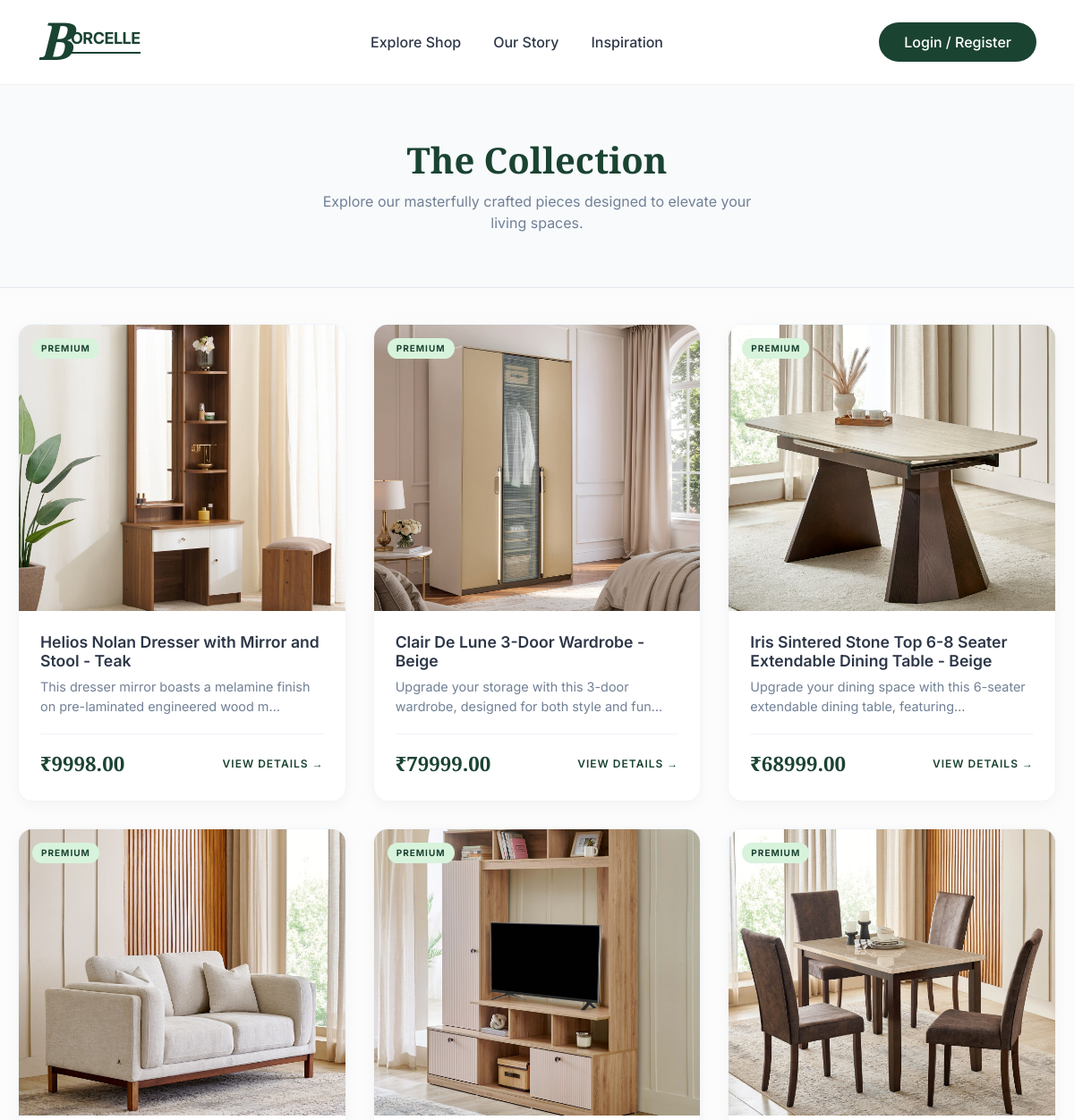
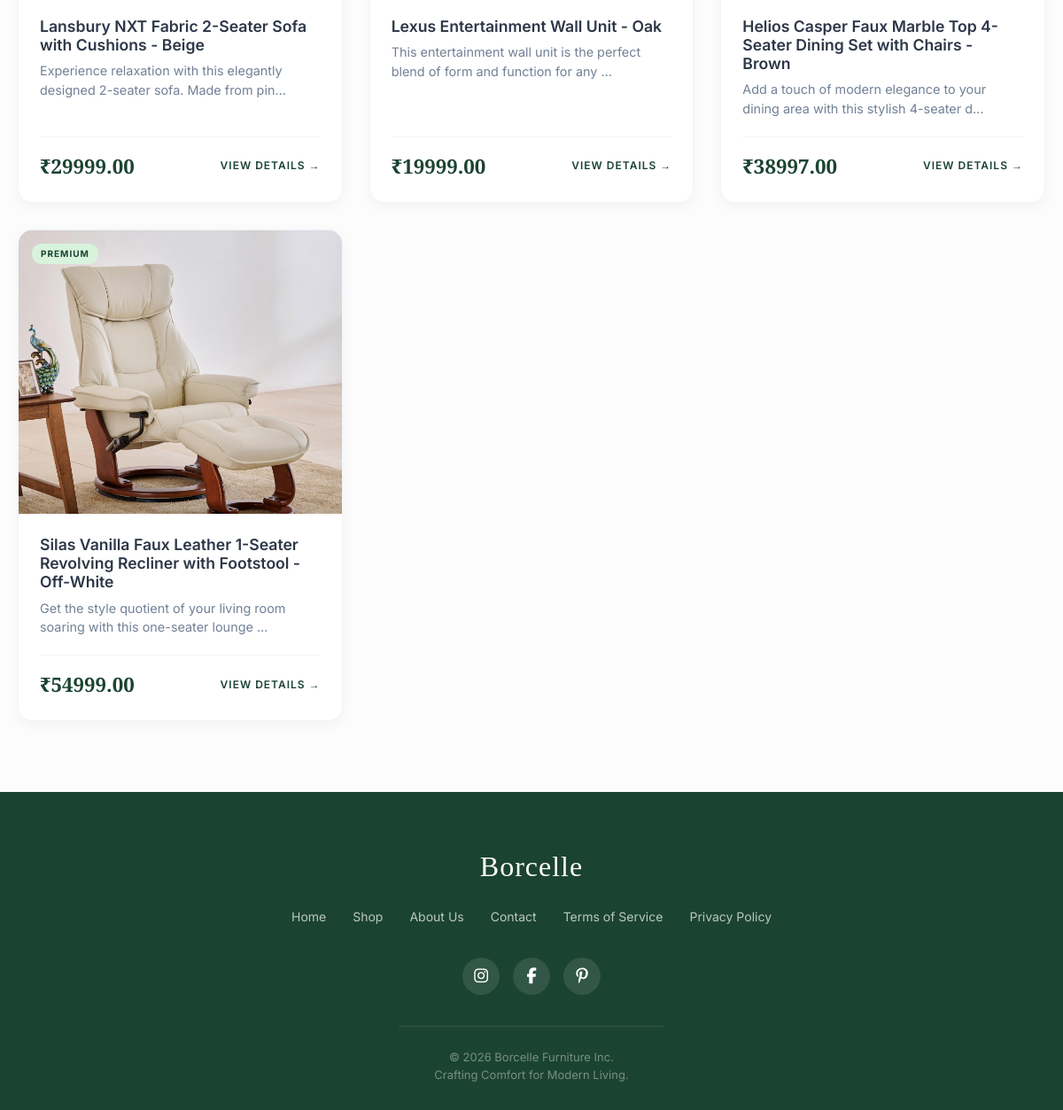
Screenshot of /guestproducts/ with the database file from the repository (2 pictures, top to bottom).
### adminApp/models.py (models this page shows)
class Product(models.Model):
    ProductId = models.AutoField(primary_key=True)
    ProductName = models.CharField(max_length=200)
    ProductDescription = models.TextField()
    ProductImage = models.ImageField(upload_to='products/', null=True, blank=True)
    ProductPrice = models.DecimalField(max_digits=10, decimal_places=2)
    stock = models.IntegerField(default=0)
    category = models.ForeignKey(Category, on_delete=models.CASCADE, related_name='products')

### guestApp/views.py (the view)
def productsList(request):
    product_details = Product.objects.all()
    return render(request, 'Guest/products.html', {'product_details': product_details,'action': 'list'})

### templates/Guest/products.html (shortened to what this page needs)
{% extends "guestHeaderFooter.html" %}
{% block content %}
{% if action == 'list' %}
<div class="guest-shop-header">
  <h1>The Collection</h1>
  <p>Explore our masterfully crafted pieces designed to elevate your living spaces.</p>
</div>
{% if product_details %}
<div class="guest-product-grid">
 {% for product in product_details %}
    <a href="{% url 'login' %}" class="g-prod-card" style="text-decoration: none; color: inherit;">
        <div class="g-prod-img">
            <div class="g-prod-badge">Premium</div>
            <img src="{{ product.ProductImage.url }}" alt="{{ product.ProductName }}">
        </div>
        <div class="g-prod-info">
            <h3>{{ product.ProductName }}</h3>
            <p>{{ product.ProductDescription|truncatechars:80 }}</p>
            <div class="g-prod-footer">
                <div class="g-prod-price">₹{{ product.ProductPrice }}</div>
                <div class="g-prod-btn">View Details &rarr;</div>
            </div>
        </div>
    </a>
{% endfor %}
</div>
{% else %}
<div class="empty-state">
  <h3>No products available currently.</h3>
  <p>Please check back later as we update our collection.</p>
</div>
{% endif %}
{% endif %}
{% endblock %}

### templates/guestHeaderFooter.html (style rules this page uses)
:root { --brand-dark: #1b4332; --brand-light: #d8f3dc; --text-main: #2d3748; --bg-main: #fcfcfc; }
body { font-family: 'Inter', sans-serif; background-color: var(--bg-main); color: var(--text-main); display: flex; flex-direction: column; min-height: 100vh; margin: 0; }

### templates/Guest/products.html (style rules this page uses)
.guest-shop-header { text-align: center; padding: 60px 20px; background: #f8fafc; border-bottom: 1px solid #e2e8f0; margin-bottom: 40px; }
.guest-shop-header h1 { font-family: 'Playfair Display', serif; font-size: 2.5rem; color: #1b4332; font-weight: 700; margin-bottom: 10px; }
.guest-shop-header p { color: #718096; max-width: 500px; margin: 0 auto; }
.guest-product-grid { padding: 0 20px 80px; display: grid; grid-template-columns: repeat(auto-fill, minmax(280px, 1fr)); gap: 30px; max-width: 1200px; margin: 0 auto; }
.g-prod-card { background: #fff; border-radius: 16px; overflow: hidden; box-shadow: 0 4px 15px rgba(0,0,0,0.04); border: 1px solid #f1f5f9; display: flex; flex-direction: column; text-decoration: none; transition: transform 0.3s, box-shadow 0.3s; }
.g-prod-img { height: 320px; background: #f8fafc; overflow: hidden; position: relative; }
.g-prod-img img { width: 100%; height: 100%; object-fit: cover; transition: transform 0.6s ease; }
.g-prod-badge { position: absolute; top: 15px; left: 15px; background: #d8f3dc; color: #1b4332; font-size: 10px; font-weight: 700; padding: 4px 10px; border-radius: 20px; text-transform: uppercase; letter-spacing: 1px; }
.g-prod-info { padding: 24px; flex: 1; display: flex; flex-direction: column; }
.g-prod-info h3 { font-size: 1.1rem; color: #2d3748; font-weight: 600; margin-bottom: 8px; }
.g-prod-info p { font-size: 0.9rem; color: #718096; flex: 1; margin-bottom: 20px; line-height: 1.5; }
.g-prod-footer { display: flex; justify-content: space-between; align-items: center; border-top: 1px solid #f1f5f9; padding-top: 16px; }
.g-prod-price { font-family: 'Playfair Display', serif; font-size: 1.4rem; font-weight: 700; color: #1b4332; }
.g-prod-btn { font-size: 12px; font-weight: 600; color: #1b4332; text-transform: uppercase; letter-spacing: 1px; }

### rows the page displays
Product: ProductImage (picture), ProductName "Helios Nolan Dresser with Mirror and Stool - Teak", ProductDescription "This dresser mirror boasts a melamine finish on pre-laminated engineered wood m…", ProductPrice "9998.00"
Product: ProductImage (picture), ProductName "Clair De Lune 3-Door Wardrobe - Beige", ProductDescription "Upgrade your storage with this 3-door wardrobe, designed for both style and fun…", ProductPrice "79999.00"
Product: ProductImage (picture), ProductName "Iris Sintered Stone Top 6-8 Seater Extendable Dining Table - Beige", ProductDescription "Upgrade your dining space with this 6-seater extendable dining table, featuring…", ProductPrice "68999.00"
Product: ProductImage (picture), ProductName "Lansbury NXT Fabric 2-Seater Sofa with Cushions - Beige", ProductDescription "Experience relaxation with this elegantly designed 2-seater sofa. Made from pin…", ProductPrice "29999.00"
Product: ProductImage (picture), ProductName "Lexus Entertainment Wall Unit - Oak", ProductDescription "This entertainment wall unit is the perfect blend of form and function for any …", ProductPrice "19999.00"
Product: ProductImage (picture), ProductName "Helios Casper Faux Marble Top 4-Seater Dining Set with Chairs - Brown", ProductDescription "Add a touch of modern elegance to your dining area with this stylish 4-seater d…", ProductPrice "38997.00"
Product: ProductImage (picture), ProductName "Silas Vanilla Faux Leather 1-Seater Revolving Recliner with Footstool - Off-White", ProductDescription "Get the style quotient of your living room soaring with this one-seater lounge …", ProductPrice "54999.00"
